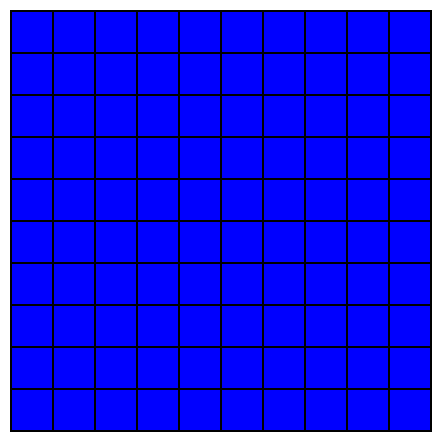
#> input picture skybox.png, 442 x 442 px
$ python schwarzschild_simulator.py
#> lines starting #> are read from the running program, lines starting #| are printed output that depends on the picture
import numpy as np
from PIL import Image
from scipy.integrate import solve_ivp
from multiprocessing import Pool, cpu_count

rs = 1
y_px, x_px = (1000, 1000)

SKYBOX = np.asarray(Image.open("skybox.png").convert("RGB")) / 255.0
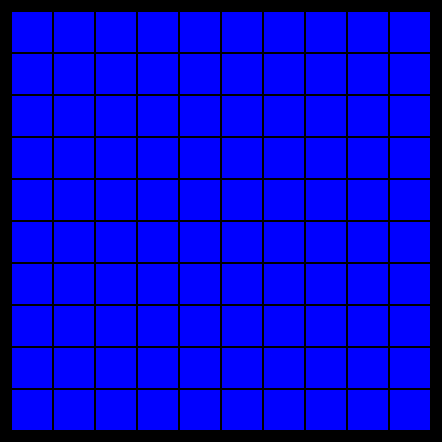
#> SKYBOX: shape (442, 442, 3) float64; mean R, G, B 1.41e-06, 1.39e-06, 0.819
SKY_H, SKY_W = SKYBOX.shape[:2]
#> SKY_H = 442; SKY_W = 442


def sample_skybox(theta, phi):
#> called with theta = 2.18, phi = -0.615
    u = ((phi % (2 * np.pi)) / (2 * np.pi)) * SKY_W
#> u = 398.8
    v = (theta / np.pi) * SKY_H
#> v = 306.3
    i = int(np.clip(v, 0, SKY_H - 1))
#> i = 306
    j = int(np.clip(u, 0, SKY_W - 1))
#> j = 398
    return tuple(SKYBOX[i, j])


def tetrad_gen(r, theta):
    return np.diag([
        1 / np.sqrt(1 - rs / r),
        np.sqrt(1 - rs / r),
        1 / r,
        1 / (r * np.sin(theta)),
    ])


def initial_conditions(x_px, y_px, x_lim, y_lim):
    r = 40
    theta = np.pi / 2 + 1e-1
    psi = np.pi / 2 + 1e-1
    x, y = np.meshgrid(
        np.linspace(-x_lim / 2, x_lim / 2, x_px),
        np.linspace(-y_lim / 2, y_lim / 2, y_px),
    )
    pixels = np.stack([-np.ones_like(x), -y, x], axis=-1)
    d = pixels / np.linalg.norm(pixels, axis=-1, keepdims=True)
    d = d.reshape(-1, 3)
    d = np.hstack([-np.ones((d.shape[0], 1)), d])
    tetrad = tetrad_gen(r, theta)
    vels = d @ tetrad
    return np.array([0, r, theta, psi]), vels


def christoffel(r, theta, rs=1):
    Gamma = np.zeros((4, 4, 4))
    sin_t = np.sin(theta); cos_t = np.cos(theta)
    Gamma[0, 0, 1] = rs / (2 * r * (r - rs)); Gamma[0, 1, 0] = Gamma[0, 0, 1]
    Gamma[1, 0, 0] = rs * (r - rs) / (2 * r**3)
    Gamma[1, 1, 1] = -rs / (2 * r * (r - rs))
    Gamma[1, 2, 2] = -(r - rs)
    Gamma[1, 3, 3] = -(r - rs) * sin_t**2
    Gamma[2, 1, 2] = 1 / r; Gamma[2, 2, 1] = Gamma[2, 1, 2]
    Gamma[2, 3, 3] = -sin_t * cos_t
    Gamma[3, 1, 3] = 1 / r; Gamma[3, 3, 1] = Gamma[3, 1, 3]
    Gamma[3, 2, 3] = cos_t / sin_t; Gamma[3, 3, 2] = Gamma[3, 2, 3]
    return Gamma


def cross_horizon(t, QP): return QP[1] - rs * 1.5
def disk_hit(t, QP): return QP[2] - np.pi / 2
def escape(t, QP): return QP[1] - 200

cross_horizon.terminal = True
disk_hit.terminal = False
escape.terminal = True

R_ISCO = 6
R_OUTER = 20


def dynamics(t, QP):
    QP = QP.reshape(2, 4)
    a = -np.einsum("mab,a,b->m", christoffel(*QP[0][[1, 2]]), QP[1], QP[1])
    return np.concatenate([QP[1], a])


def trace_ray(args):
    pos, v = args
    sol = solve_ivp(dynamics, (0, 500), [*pos, *v],
                    max_step=1.0,
                    events=[cross_horizon, disk_hit, escape])
    disk_crossings = sol.y_events[1]
    disk_times = sol.t_events[1]
    valid_mask = [R_ISCO <= y[1] <= R_OUTER for y in disk_crossings]
    valid_disk_times = disk_times[valid_mask] if len(disk_times) else disk_times
    horizon_time = sol.t_events[0][0] if len(sol.t_events[0]) else float("inf")
    escape_time = sol.t_events[2][0] if len(sol.t_events[2]) else float("inf")
    disk_time = valid_disk_times[0] if len(valid_disk_times) else float("inf")
    first = int(np.argmin([horizon_time, disk_time, escape_time]))
    if first == 0:
        return (0.0, 0.0, 0.0)
    if first == 1:
        return (0.0, 1.0, 0.0)
    if first == 2 and len(sol.t_events[2]):
        final_state = sol.y_events[2][0]
        _, _, theta_f, phi_f = final_state[:4]
        return sample_skybox(theta_f, phi_f)
    # ray stalled or timed out — treat as captured
    return (0.0, 0.0, 0.0)


if __name__ == "__main__":
    from tqdm import tqdm
    pos, vel = initial_conditions(x_px, y_px, 2, 2)
    args = [(pos, v) for v in vel]
    with Pool(cpu_count()) as pool:
        colors = list(tqdm(pool.imap(trace_ray, args), total=len(args)))
#> (the run stopped early here; a loop or call above may not have finished)
